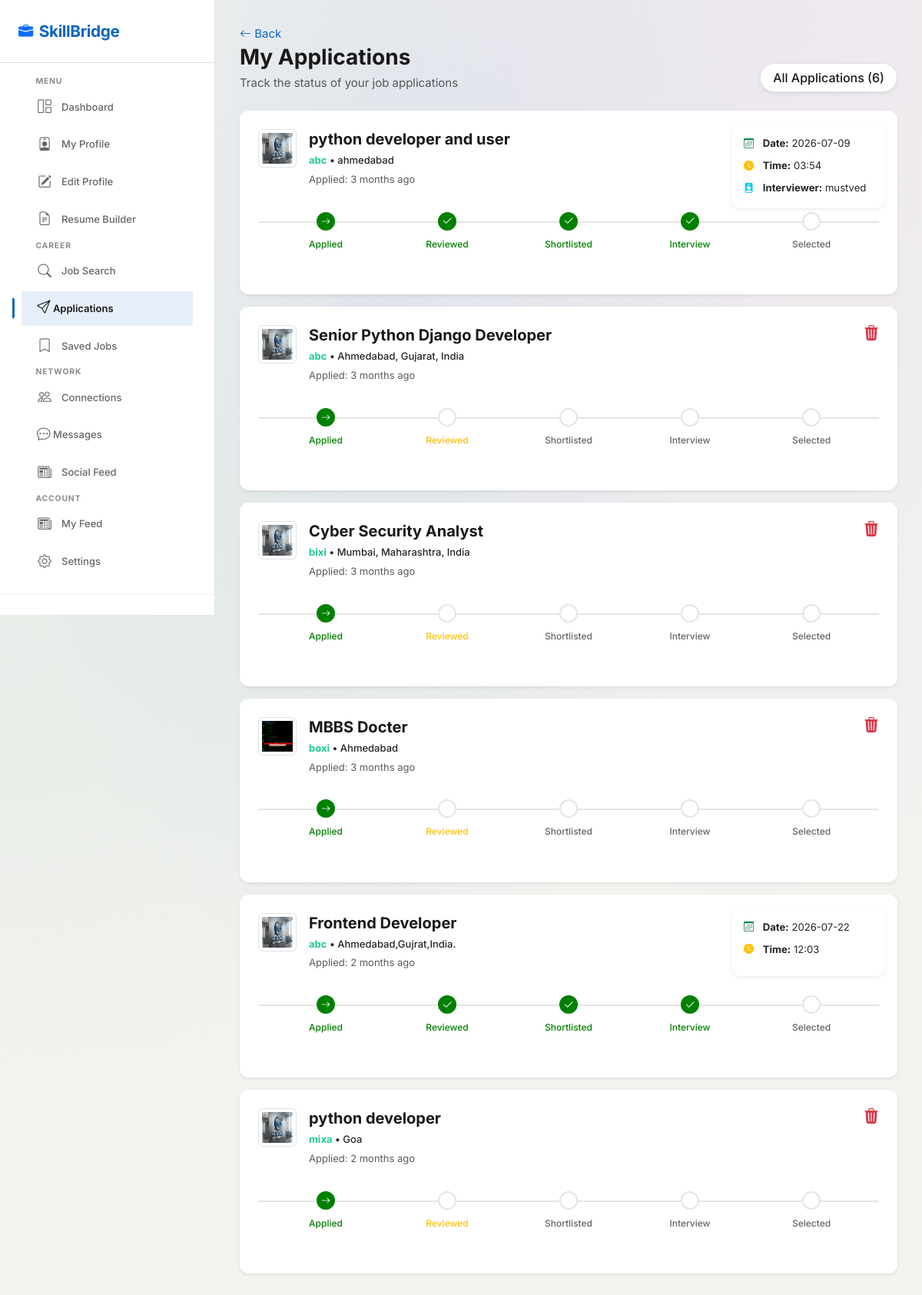
The page /jobseeker/applayed_jobs/ (signed in) on the database its author committed.
### jobseeker/models.py (models this page shows, shortened)
class Apply(models.Model):
    job_fk=models.ForeignKey(jobseeker,on_delete=models.CASCADE)
    jobs_fk=models.ForeignKey(post_jobs,on_delete=models.CASCADE)
    resume_fk=models.ForeignKey(resumes,on_delete=models.CASCADE)
    status=models.CharField(max_length=20)
    Schedule_date=models.CharField(max_length=10,null=True,blank=True)
    Schedule_time=models.CharField(max_length=5,null=True,blank=True)
    Interviewer_Name=models.CharField(max_length=30,null=True,blank=True)
    created_date=models.DateTimeField(auto_now_add=True)
    def whenpublished(self):
        now = timezone.now()
        diff= now - self.created_date
        if diff.days == 0 and diff.seconds >= 0 and diff.seconds < 60:
            seconds= diff.seconds
            if seconds == 1:
                return str(seconds) +  "second ago"
            else:
                return str(seconds) + " seconds ago"
        if diff.days == 0 and diff.seconds >= 60 and diff.seconds < 3600:
            minutes= math.floor(diff.seconds/60)
            if minutes == 1:
                return str(minutes) + " minute ago"
            else:
                return str(minutes) + " minutes ago"
        if diff.days == 0 and diff.seconds >= 3600 and diff.seconds < 86400:
            hours= math.floor(diff.seconds/3600)
            if hours == 1:
                return str(hours) + " hour ago"
            else:
                return str(hours) + " hours ago"
        if diff.days >= 1 and diff.days < 30:
            days= diff.days
            if days == 1:
                return str(days) + " day ago"
            else:
                return str(days) + " days ago"
        if diff.days >= 30 and diff.days < 365:
            months= math.floor(diff.days/30)
            if months == 1:
                return str(months) + " month ago"
            else:
                return str(months) + " months ago"

### company/models.py (models this page shows, shortened)
class post_jobs(models.Model):
    e_type=[
        ('Full-Time','Full-Time'),
        ('Part-Time','Part-Time'),
        ('Contract','Contract'),
        ('Internship','Internship'),
    ]
    exp_level=[
        ('Fresher','Fresher'),
        ('Junior (1-3 yrs)','Junior (1-3 yrs)'),
        ('Mid-level (3-5 yrs)','Mid-level (3-5 yrs)'),
        ('Senior (5+ yrs)','Senior (5+ yrs)'),
        ('Lead / Architect (8+ yrs)','Lead / Architect (8+ yrs)')
    ]
    company_fk=models.ForeignKey(company,on_delete=models.CASCADE)
    job_title=models.CharField(max_length=30)
    department_fk=models.ForeignKey(departments,on_delete=models.CASCADE)
    employment_type=models.CharField(max_length=20,choices=e_type)
    location=models.TextField()
    min_salary=models.PositiveIntegerField()
    max_salary=models.PositiveIntegerField()
    experience=models.CharField(max_length=30,choices=exp_level)
    key_skils=models.TextField()
    job_discription=models.TextField()
    post_time=models.DateTimeField(auto_now_add=True)

### account/models.py (models this page shows, shortened)
class company(models.Model):
    co_choice=[
        ("Software","Software"),
        ("Finance","Finance"),
        ("Healthcare","Healthcare"),
        ("Marketing","Marketing"),
        ("Education","Education"),
        ("other..","other..")
    ]
    size_choice=[
        ('1-10',"1-10"),
        ('11-50',"11-50"),
        ('51-200',"51-200"),
        ('201-500',"201-500"),
        ('500-1000',"500-1000"),
        ('1000+',"1000+")
    ]
    com_fk=models.ForeignKey(user,on_delete=models.CASCADE)
    name=models.CharField(max_length=30,unique=True)
    company_tagline=models.CharField(max_length=20,null=True,blank=True)
    website=models.CharField(max_length=50)
    industry_type=models.CharField(max_length=20,choices=co_choice,null=True,blank=True)
    company_size=models.CharField(max_length=20,null=True,blank=True,choices=size_choice)
    founded_year=models.PositiveIntegerField(null=True,blank=True)
    hq_location=models.TextField(null=True,blank=True)
    about_summary=models.TextField(null=True,blank=True)
    logo=models.FileField(upload_to="company/",default="logo.png")
    cover_image=models.FileField(upload_to='company/',default="cover_image.png")

### account/views.py (the view)
    def wrapper(request,*args,**kwargs):
        if "email" in request.session:
            uid=user.objects.get(email = request.session['email'])
            if uid.role=="jobseeker":
                jid=jobseeker.objects.get(user_fk = uid)
                request.uid=uid
                request.jid=jid
                return myfun(request,*args,**kwargs)
            else:
                cid=company.objects.get(com_fk=uid)
                request.uid=uid
                request.cid=cid
                return myfun(request,*args,**kwargs)
                return redirect("account:login")
        else:
            return redirect("account:login")

### account/views.py (called while the page is built)
def loginvalidate(myfun):
    def wrapper(request,*args,**kwargs):
        if "email" in request.session:
            uid=user.objects.get(email = request.session['email'])
            if uid.role=="jobseeker":
                jid=jobseeker.objects.get(user_fk = uid)
                request.uid=uid
                request.jid=jid
                return myfun(request,*args,**kwargs)
            else:
                cid=company.objects.get(com_fk=uid)
                request.uid=uid
                request.cid=cid
                return myfun(request,*args,**kwargs)
                return redirect("account:login")
        else:
            return redirect("account:login")
    return wrapper

### jobseeker/views.py (called while the page is built)
@loginvalidate
def applayed_jobs(request):
    jid=request.jid
    uid=request.uid
    jobs=Apply.objects.filter(job_fk=request.jid)
    con={
        'jobs':jobs,
        'jid':jid,
        'uid':uid,
        'name':"apply"
    }
    return render(request,'jobseeker/Applayed.html',con)

### jobseeker/templates/jobseeker/Applayed.html (shortened to what this page needs)
{% extends 'jobseeker/dashboard.html' %}
{% block maincontent %}
<div class="main-content">
        <a href="javascript:history.back()" class="back-btn">
            <i class="bi bi-arrow-left"></i> Back
        </a>
        <div class="d-flex justify-content-between align-items-end mb-4 slide-up">
            <div>
                <h3 class="fw-bold mb-1">My Applications</h3>
                <p class="text-muted mb-0">Track the status of your job applications</p>
            </div>
            <h6 class="d-inline-block px-3 py-2 bg-white border shadow-sm rounded-pill fw-medium mb-0">All Applications ({{ jobs|length }})</h6>
        </div>
        <div class="row g-4">
            <div class="col-12 slide-up delay-100">
                {% for job in jobs %}
                <div class="card border-0 shadow-sm mb-3">
                    <div class="card-body p-4">
                        {% if job.status == "Interview" %}
                        <div class="position-absolute top-0 end-0 m-3">
                            <div class="card shadow-sm border-0" style="width: 200px; border-radius: 12px;">
                                <div class="card-body p-3">
                                    <p class="mb-2 small">
                                        <i class="bi bi-calendar3 text-success me-2"></i>
                                        <strong>Date:</strong> {{ job.Schedule_date }}
                                    </p>
                                    <p class="mb-2 small">
                                        <i class="bi bi-clock-fill text-warning me-2"></i>
                                        <strong>Time:</strong> {{ job.Schedule_time }}
                                    </p>
                                    {% if job.Interviewer_Name != "" %}
                                    <p class="mb-0 small">
                                        <i class="bi bi-person-badge-fill text-info me-2"></i>
                                        <strong>Interviewer:</strong> {{ job.Interviewer_Name }}
                                    </p>
                                    {% endif %}
                                </div>
                            </div>
                        </div>
                        {% endif %}
                        <div class="d-flex justify-content-between align-items-start mb-2">
                            <div class="d-flex gap-3">
                                <img src="{{job.jobs_fk.company_fk.logo.url}}" alt="Company Logo" class="border p-1 rounded" style="width: 50px; height: 50px;">
                                <div>
                                    <h5 class="fw-bold mb-1">{{job.jobs_fk.job_title}}</h5>
                                    <div class="text-dark fw-medium text-sm"><span style="color:#20c997;"><b>{{job.jobs_fk.company_fk.name}}</b></span> • {{job.jobs_fk.location}}</div>
                                    <div class="text-muted text-sm mt-1">Applied: {{job.whenpublished}}</div>
                                </div>
                            </div>
                            <a href="{% url 'jobseeker:delete_application' pk=job.id %}" class="ms-auto text-danger fs-5">
                                <i class="bi bi-trash3-fill"></i>
                            </a>
                        </div>
                        {% if job.status != 'Rejected' %}
                        <div class="timeline-steps px-md-5">
                            <div class="step completed">
                                <div class="step-icon"style="background:green; border-color:green;"><i class="bi bi-arrow-right"></i></div>
                                <div class="step-label"><span style="color: green;">Applied</span></div>
                            </div>
                            <div class="step">
                                <div class="step-icon"{% if job.status != "Applied" %}style="background:green; border-color:green;"{% endif %}>{% if job.status != "Applied" %}<i class="bi bi-check2 text-white"></i>{% endif %}</div>
                                <div class="step-label {% if job.status == 'Applied' %} text-warning {% endif %}">{% if job.status != 'Applied' %}<span style="color: green;">Reviewed</span>{% else %}Reviewed{% endif %}</div>
                            </div>
                            <div class="step">
                                <div class="step-icon"{% if job.status == "Shortlisted" or job.status == "Interview" %}style="background:green; border-color:green;"{% endif %}>{% if job.status == "Shortlisted" or job.status == "Interview" %}<i class="bi bi-check2 text-white"></i>{% endif %}</div>
                                <div class="step-label">{% if job.status == "Shortlisted" or job.status == "Interview" %}<span style="color: green;">Shortlisted</span>{% else %}Shortlisted{% endif %}</div>
                            </div>
                            <div class="step">
                                <div class="step-icon" {% if job.status == "Interview" %}style="background:green; border-color:green;"{% endif %}>{% if job.status == "Interview" %}<i class="bi bi-check2 text-white"></i>{% endif %}</div>
                                <div class="step-label">{% if job.status == "Interview" %}<span style="color: green;">Interview</span>{% else %}Interview{% endif %}</div>
                            </div>
                            <div class="step">
                                <div class="step-icon"></div>
                                <div class="step-label">Selected</div>
                            </div>
                        </div>
                        {% endif %}
                    </div>
                </div>
                {% endfor %}
            </div>
        </div>
</div>
{% endblock %}

### jobseeker/static/jobseeker/css/style.css (style rules this page uses)
:root { --primary: #0A66C2; --primary-dark: #004182; --primary-light: #70B5F9; --primary-gradient: linear-gradient(135deg, #0A66C2 0%, #004182 100%); --primary-glow: 0 0 20px rgba(10, 102, 194, 0.3); --accent: #7C3AED; --accent-light: #A78BFA; --accent-gradient: linear-gradient(135deg, #7C3AED 0%, #5B21B6 100%); --success: #059669; --success-light: #D1FAE5; --warning: #D97706; --warning-light: #FEF3C7; --danger: #DC2626; --danger-light: #FEE2E2; --info: #0891B2; --info-light: #CFFAFE; --text-primary: #191919; --text-secondary: #404040; --text-muted: #666666; --text-light: #8C8C8C; --border-color: #E5E5E5; --border-light: #F0F0F0; --divider: #EBEBEB; --bg-main: #F3F2EF; --bg-card: #FFFFFF; --bg-hover: #F8F9FA; --bg-active: rgba(10, 102, 194, 0.08); --bg-elevated: #FFFFFF; --glass-bg: rgba(255, 255, 255, 0.72); --glass-bg-strong: rgba(255, 255, 255, 0.88); --glass-border: rgba(255, 255, 255, 0.3); --glass-blur: blur(20px); --glass-blur-strong: blur(40px); --shadow-xs: 0 1px 2px rgba(0, 0, 0, 0.04); --shadow-sm: 0 1px 3px rgba(0, 0, 0, 0.06), 0 1px 2px rgba(0, 0, 0, 0.04); --shadow-md: 0 4px 6px rgba(0, 0, 0, 0.05), 0 2px 4px rgba(0, 0, 0, 0.04); --shadow-lg: 0 10px 25px rgba(0, 0, 0, 0.08), 0 4px 10px rgba(0, 0, 0, 0.04); --shadow-xl: 0 20px 50px rgba(0, 0, 0, 0.12); --shadow-glow: 0 0 30px rgba(10, 102, 194, 0.15); --shadow-card-hover: 0 8px 30px rgba(0, 0, 0, 0.1); --radius-xs: 4px; --radius-sm: 6px; --radius-md: 8px; --radius-lg: 12px; --radius-xl: 16px; --radius-2xl: 20px; --radius-full: 9999px; --space-xs: 0.25rem; --space-sm: 0.5rem; --space-md: 1rem; --space-lg: 1.5rem; --space-xl: 2rem; --space-2xl: 3rem; --space-3xl: 4rem; --font-family: 'Inter', -apple-system, BlinkMacSystemFont, 'Segoe UI', Roboto, sans-serif; --font-mono: 'JetBrains Mono', 'Fira Code', monospace; --fs-xs: 0.6875rem; --fs-sm: 0.8125rem; --fs-base: 0.9375rem; --fs-md: 1rem; --fs-lg: 1.125rem; --fs-xl: 1.25rem; --fs-2xl: 1.5rem; --fs-3xl: 1.875rem; --fs-4xl: 2.25rem; --fs-5xl: 3rem; --fs-display: 3.5rem; --transition-fast: all 0.15s ease; --transition-base: all 0.25s ease; --transition-slow: all 0.4s ease; --transition-spring: all 0.5s cubic-bezier(0.34, 1.56, 0.64, 1); --z-base: 1; --z-dropdown: 100; --z-sticky: 200; --z-sidebar: 500; --z-modal-backdrop: 900; --z-modal: 1000; --z-toast: 1100; --z-tooltip: 1200; --sidebar-width: 280px; --sidebar-collapsed: 72px; --topbar-height: 64px; }
*, *::before, *::after { box-sizing: border-box; margin: 0; padding: 0; }
html { scroll-behavior: smooth; -webkit-font-smoothing: antialiased; -moz-osx-font-smoothing: grayscale; }
body { font-family: var(--font-family); font-size: var(--fs-base); color: var(--text-primary); background-color: var(--bg-main); line-height: 1.6; overflow-x: hidden; padding-top: var(--topbar-height); }
a { color: var(--primary); text-decoration: none; transition: var(--transition-fast); }
img { max-width: 100%; height: auto; }
h1, h2, h3, h4, h5, h6 { font-weight: 700; line-height: 1.3; color: var(--text-primary); }
.text-sm { font-size: var(--fs-sm) !important; }
.fw-medium { font-weight: 500 !important; }
.bg-mesh { background-color: var(--bg-main); background-image: radial-gradient(at 40% 20%, rgba(10, 102, 194, 0.08) 0px, transparent 50%), radial-gradient(at 80% 0%, rgba(124, 58, 237, 0.06) 0px, transparent 50%), radial-gradient(at 0% 50%, rgba(5, 150, 105, 0.05) 0px, transparent 50%); }
.card { border: 1px solid var(--border-light); border-radius: var(--radius-lg); background: var(--bg-card); transition: var(--transition-base); }
.slide-up { animation: slideUp 0.6s ease forwards; }
.delay-100 { animation-delay: 0.1s; animation-fill-mode: both; }

### jobseeker/static/jobseeker/css/dashboard.css (style rules this page uses)
.main-content { margin-left: var(--sidebar-width); padding: 2rem; min-height: 100vh; transition: var(--transition-base); }

### rows shown on the page
Apply: Schedule_date "2026-07-09", Schedule_time "03:54", Interviewer_Name "mustved", jobs_fk.company_fk.logo (picture), jobs_fk.job_title "python developer and user", jobs_fk.company_fk.name "abc", jobs_fk.location "ahmedabad", whenpublished "3 months ago", status "Interview" (drawn)
Apply: jobs_fk.company_fk.logo (picture), jobs_fk.job_title "Senior Python Django Developer", jobs_fk.company_fk.name "abc", jobs_fk.location "Ahmedabad, Gujarat, India", whenpublished "3 months ago", status "Applied" (drawn)
Apply: jobs_fk.company_fk.logo (picture), jobs_fk.job_title "Cyber Security Analyst", jobs_fk.company_fk.name "bixi", jobs_fk.location "Mumbai, Maharashtra, India", whenpublished "3 months ago", status "Applied" (drawn)
Apply: jobs_fk.company_fk.logo (picture), jobs_fk.job_title "MBBS Docter", jobs_fk.company_fk.name "boxi", jobs_fk.location "Ahmedabad", whenpublished "3 months ago", status "Applied" (drawn)
Apply: Schedule_date "2026-07-22", Schedule_time "12:03", jobs_fk.company_fk.logo (picture), jobs_fk.job_title "Frontend Developer", jobs_fk.company_fk.name "abc", jobs_fk.location "Ahmedabad,Gujrat,India.", whenpublished "2 months ago", status "Interview" (drawn)
Apply: jobs_fk.company_fk.logo (picture), jobs_fk.job_title "python developer", jobs_fk.company_fk.name "mixa", jobs_fk.location "Goa", whenpublished "2 months ago", status "Applied" (drawn)

### other values the page prints
{{ jobs|length }} "6"
